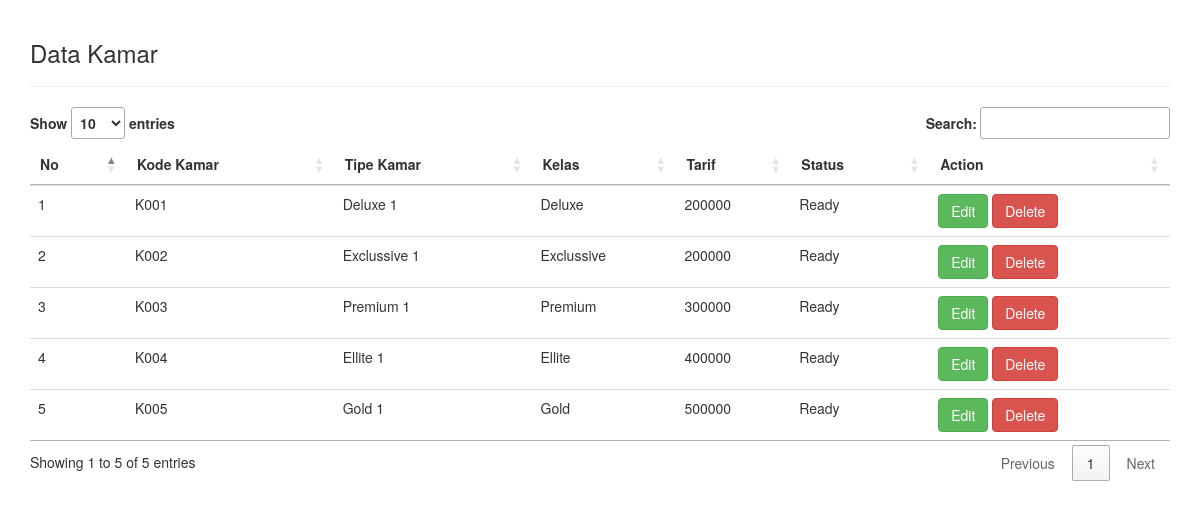
/admin/showKamar.php, run on the app's committed database.
### tables this page shows
CREATE TABLE `tb_kamar` (
  `kode_kamar` varchar(25) NOT NULL,
  `nama_kamar` varchar(25) NOT NULL,
  `kelas` varchar(25) NOT NULL,
  `gambar` varchar(25) NOT NULL,
  `tarif` int(25) NOT NULL,
  `status` varchar(25) NOT NULL,
  `flag` int(1) NOT NULL DEFAULT '1'
);

### admin/showKamar.php (the view, shortened to what this page needs)
<!DOCTYPE html>
<html lang="en">
<head>
<link rel="stylesheet" type="text/css" href="//cdn.datatables.net/1.10.11/css/jquery.dataTables.min.css">
<link rel="stylesheet" href="https://maxcdn.bootstrapcdn.com/bootstrap/3.3.7/css/bootstrap.min.css">
</head>
<body>
<?php
    include 'helper/connection.php';
?>
<div class="container" style="padding-top: 20px; padding-bottom: 20px;">
    <h3>Data Kamar</h3>
<hr>
<table class="table table-stripped table-hover datatab" align="center">
    <thead>
        <tr>
            <th>No</th>
            <th>Kode Kamar</th>
            <th>Tipe Kamar</th>
            <th>Kelas</th>
            <th>Tarif</th>
            <th>Status</th>
            <th>Action</th>
        </tr>
    </thead>
<tbody>
<?php
    $sql = "select * from tb_kamar where flag = 1";
    $query = mysqli_query($con, $sql);
    $no = 1;
    while ($data = mysqli_fetch_assoc($query)){
?>
<tr>
    <td><?php echo $no++; ?></td>
    <td><?php echo $data['kode_kamar']; ?></td>
    <td><?php echo $data['nama_kamar']; ?></td>
    <td><?php echo $data['kelas']; ?></td>
    <td><?php echo $data['tarif']; ?></td>
    <td><?php echo $data['status']; ?></td>
    <td>
    <a href="#" type="button" class="btn btn-success btn-md" data-toggle="modal" data-target="#myModal<?php echo $data['kode_kamar']; ?>">Edit</a>
    <a href="proses/deleteKamar.php?id=<?php echo $data['kode_kamar'] ?>" class="btn btn-danger">Delete</a>
    </td>
</tr>
<?php
    }
?>
</tbody>
</table>
</div>
</body>
</html>

### data on the page
tb_kamar: kode_kamar "K001", nama_kamar "Deluxe 1", kelas "Deluxe", tarif "200000", status "Ready"
tb_kamar: kode_kamar "K002", nama_kamar "Exclussive 1", kelas "Exclussive", tarif "200000", status "Ready"
tb_kamar: kode_kamar "K003", nama_kamar "Premium 1", kelas "Premium", tarif "300000", status "Ready"
tb_kamar: kode_kamar "K004", nama_kamar "Ellite 1", kelas "Ellite", tarif "400000", status "Ready"
tb_kamar: kode_kamar "K005", nama_kamar "Gold 1", kelas "Gold", tarif "500000", status "Ready"
